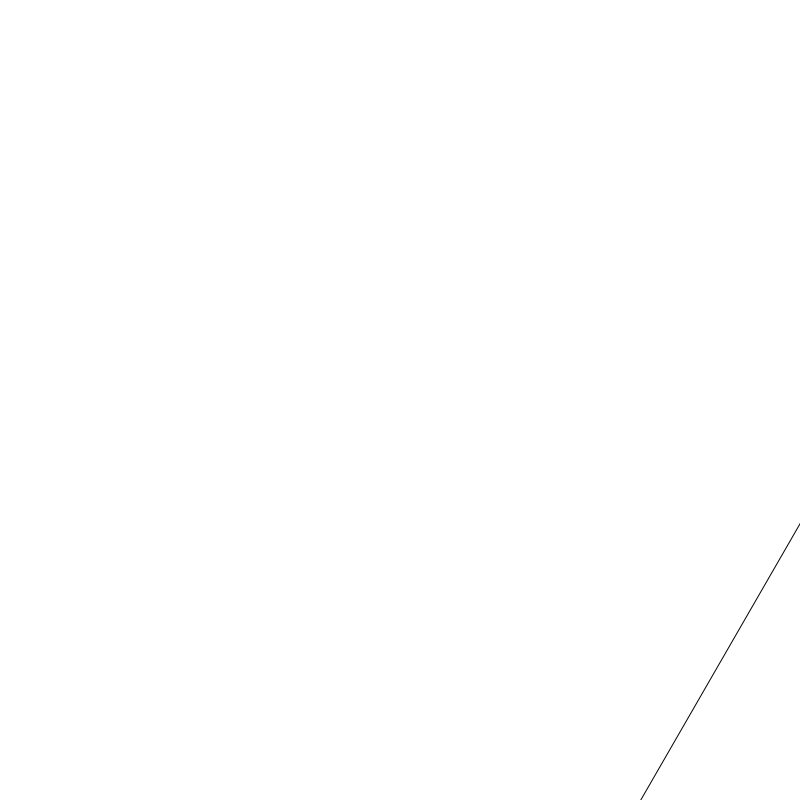
Frame 1 (no input)
Frame 60 (the mouse pressed at the canvas centre just before this capture): identical to frame 1, image omitted
Frame 120 (the mouse held since frame 60 and released just before this capture): identical to frame 1, image omitted

The Processing sketch that drew this single still picture (run headless with seeded random() and noise(); from frame 60 on, the mouse is pressed at the canvas centre):

// Processing sketch: LSystems
// ── LSystems.pde
LSystem ls;
Turtle t;
PVector Center;
PVector BottomCenter;
int mode=5; // 1 -> Tree, 2 -> Squares, 3 -> Triangles, 4 -> Inside, 5 -> RT

void setup()
{    
    size(800,800);
    background(255);
    Center = new PVector(width/2,height/2);
    BottomCenter = new PVector(width/2,height);
    ls = new LSystem(BottomCenter,"F");
    ls.r(5);
    
    switch (mode)
    {
        case 1:
            TreeA();
        break;
        case 2:
            SquaresA();
        break;
        case 3:
            TrianglesA();
        break;
        case 4:
            InsideA();
        break;
        case 5:
            RTA();
        break;
    }
}

void draw()
{
    background(255);
    
    switch (mode)
    {
        case 1:
            TreeB();
        break;
        case 2:
            SquaresB();
        break;
        case 3:
            TrianglesB();
        break;
        case 4:
            InsideB();
        break;
        case 5:
            RTB();
        break;
    }
}

void mousePressed()
{
    if(mouseButton != RIGHT)
        println(ls.generation);
    else
    {
        ls.nextGen();
        t.changeLen(0.5);
    }
    redraw();
}

void TreeA()
{
    t = new Turtle(height*.3, radians(25));
    t.r(5);
    ls.LSystemRules.put('F', "FF+[+F-F-F]-[-F+F+F]");
}

void TreeB()
{
    translate(width/2,  height);
    rotate(-PI/2);
    t.create(ls.generation);
}

void SquaresA()
{
    ls.LSystemRules.put('F', "F-F+F+F-F");
    t = new Turtle(height/6, radians(90));
    t.r(5);
}

void SquaresB()
{
    translate(0, height*.9); 
    t.create(ls.generation);
}

void TrianglesA()
{
    ls.LSystemRules.put('F', "F-F+F+F-F");
    t = new Turtle(width*.8, radians(120));
    t.r(5);
}

void TrianglesB()
{
    translate(width*.1, height*0.95);
    t.create(ls.generation);
}

void InsideA()
{
    ls = new LSystem(BottomCenter,"F-F-F-F");
    t = new Turtle(width*.1, PI/2);
    t.r(5);
    ls.LSystemRules.put('F', "F[F]-F+F[--F]+F-F");
}

void InsideB()
{
    translate(0,  height);
    t.create(ls.generation);
}

void RTA()
{
    ls = new LSystem(BottomCenter,"F--F--F");
    t = new Turtle(width*2, PI/3);
    t.r(5);
    ls.LSystemRules.put('F',"F--F--F--G");
    ls.LSystemRules.put('G',"GG");
}
void RTB()
{
    translate(width*.8,  height);
    t.create(ls.generation);
}
// ── GameObject.pde
abstract class GameObject
{
    PVector loc;
    PVector vel = new PVector();
    PVector acc = new PVector();
    
    float w=0;
    float h=0;
    
    public GameObject()
    {
        loc = new PVector();
    }
    
    public GameObject(PVector initial)
    {
        loc = initial;
    }
    
    public void update()
    {
        vel.add(acc);
        acc = new PVector();
        loc.add(vel);
    }
    
    public void applyForce(PVector force)
    {
        acc.add(force);
    }
    
    public abstract void display();
    
    public float r()
    {
        return w;
    }
    
    public void r(float r)
    {
        w = r;
        h = r;
    }
    
    public void run()
    {
        update();
        display();
    }
}
// ── LSystem.pde
class LSystem extends GameObject
{
    String generation;
    HashMap<Character, String> LSystemRules = new HashMap<Character, String>();
    
    public LSystem(String genX)
    {
        this(new PVector(),genX);
    }    
    public LSystem(PVector initial,String genX)
    {
        super(initial);
        generation = genX;
    }
    
    void display()
    {
    }
    
    void nextGen()
    {
        StringBuffer sb = new StringBuffer();
        for(int i = 0;i < generation.length();i++)
        {
            Character  ch = generation.charAt(i);
            sb.append(LSystemRules.getOrDefault(ch,ch.toString()));
        }
        generation = sb.toString();
    }
}
// ── LSystemRule.pde
class LSystemRule
{
    
}
// ── Turtle.pde
class Turtle extends GameObject
{
    float len;
    float angle;
    
    public Turtle(float len, float angle) { this(new PVector(),len,angle); }    
    public Turtle(PVector initial, float len, float angle)
    {
        super(initial);
        this.len = len;
        this.angle = angle;
    }
    
    void create(String s)
    {
        for (int i = 0; i < s.length(); i++)
        {
            switch(s.charAt(i))
            {
                case 'F':
                case 'a':
                    paint(len);
                break;
                case 'G':
                case 'b':
                    move(len);
                break;
                case '+':
                    right(angle);
                break;
                case '-':
                    left(angle);
                break;
                case '[':
                    save();
                break;
                case ']':
                    load();
                break;
            }
        }
    }

    void changeLen(float percent)
    {
        len *= percent;
    }
    
    void display()
    {
        ellipse(0,0,r(),r());
    }
    
    void move(float d)
    {
        translate(0,-d);
    }
    
    void paint(float d)
    {
        stroke(0);
        strokeWeight(1);
        line(0,0,d,0);
        translate(d,0);
    }
    
    void left(float r)
    {
        rotate(-r);
    }
    
    void right(float r)
    {
        rotate(r);
    }
        
    void save()
    {
        pushMatrix();
    }
    
    void load()
    {
        popMatrix();
    }
}
